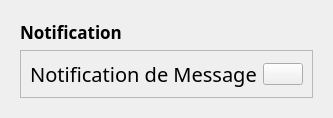
        <widget class="QCustomSlideMenu" name="popupNotificationContainer" native="true">
         <layout class="QVBoxLayout" name="verticalLayout_14">
          <item>
           <widget class="QWidget" name="popupNotificationSubContainer" native="true">
            <layout class="QVBoxLayout" name="verticalLayout_15">
             <item>
              <widget class="QLabel" name="label_9">
               <property name="font">
                <font>
                 <family>Fira Code SemiBold</family>
                 <pointsize>13</pointsize>
                 <weight>75</weight>
                 <bold>true</bold>
                </font>
               </property>
               <property name="text">
                <string>Notification</string>
               </property>
              </widget>
             </item>
             <item>
              <widget class="QFrame" name="frame_8">
               <property name="sizePolicy">
                <sizepolicy hsizetype="Preferred" vsizetype="Preferred">
                 <horstretch>0</horstretch>
                 <verstretch>0</verstretch>
                </sizepolicy>
               </property>
               <property name="frameShape">
                <enum>QFrame::StyledPanel</enum>
               </property>
               <property name="frameShadow">
                <enum>QFrame::Raised</enum>
               </property>
               <layout class="QHBoxLayout" name="horizontalLayout_8">
                <item>
                 <widget class="QLabel" name="label_8">
                  <property name="sizePolicy">
                   <sizepolicy hsizetype="Expanding" vsizetype="Preferred">
                    <horstretch>0</horstretch>
                    <verstretch>0</verstretch>
                   </sizepolicy>
                  </property>
                  <property name="font">
                   <font>
                    <family>Fira Code Light</family>
                    <pointsize>15</pointsize>
                   </font>
                  </property>
                  <property name="text">
                   <string>Notification de Message</string>
                  </property>
                  <property name="alignment">
                   <set>Qt::AlignCenter</set>
                  </property>
                 </widget>
                </item>
                <item alignment="Qt::AlignRight">
                 <widget class="QPushButton" name="closeNotificationBtn">
                  <property name="cursor">
                   <cursorShape>PointingHandCursor</cursorShape>
                  </property>
                  <property name="toolTip">
                   <string>Close Notification</string>
                  </property>
                  <property name="text">
                   <string/>
                  </property>
                  <property name="icon">
                   <iconset>
                    <normaloff>icons/x-octagon.svg</normaloff>icons/x-octagon.svg</iconset>
                  </property>
                  <property name="iconSize">
                   <size>
                    <width>24</width>
                    <height>24</height>
                   </size>
                  </property>
                 </widget>
                </item>
               </layout>
              </widget>
             </item>
            </layout>
           </widget>
          </item>
         </layout>
        </widget>
